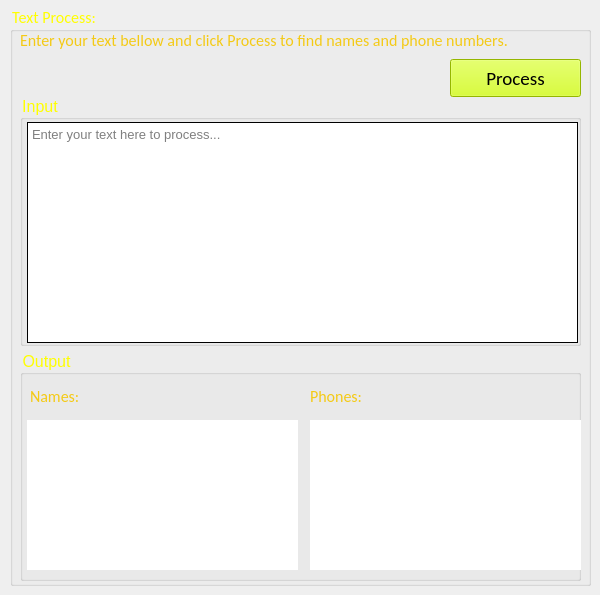
    <widget class="QWidget" name="tab_Process">
     <attribute name="title">
      <string>Identifier</string>
     </attribute>
     <widget class="QGroupBox" name="groupBox_Tools_4">
      <property name="geometry">
       <rect>
        <x>10</x>
        <y>5</y>
        <width>581</width>
        <height>581</height>
       </rect>
      </property>
      <property name="font">
       <font>
        <family>Calibri</family>
        <pointsize>12</pointsize>
        <weight>50</weight>
        <bold>false</bold>
       </font>
      </property>
      <property name="styleSheet">
       <string notr="true">color:yellow</string>
      </property>
      <property name="title">
       <string>Text Process:</string>
      </property>
      <widget class="QLabel" name="Label_4">
       <property name="geometry">
        <rect>
         <x>10</x>
         <y>20</y>
         <width>561</width>
         <height>31</height>
        </rect>
       </property>
       <property name="sizePolicy">
        <sizepolicy hsizetype="Expanding" vsizetype="Expanding">
         <horstretch>0</horstretch>
         <verstretch>0</verstretch>
        </sizepolicy>
       </property>
       <property name="font">
        <font>
         <family>Calibri</family>
         <pointsize>12</pointsize>
         <weight>50</weight>
         <bold>false</bold>
         <stylestrategy>PreferDefault</stylestrategy>
         <kerning>true</kerning>
        </font>
       </property>
       <property name="contextMenuPolicy">
        <enum>Qt::DefaultContextMenu</enum>
       </property>
       <property name="statusTip">
        <string/>
       </property>
       <property name="styleSheet">
        <string notr="true">color:#F4CA16</string>
       </property>
       <property name="frameShape">
        <enum>QFrame::NoFrame</enum>
       </property>
       <property name="text">
        <string>Enter your text bellow and click Process to find names and phone numbers.</string>
       </property>
       <property name="textFormat">
        <enum>Qt::AutoText</enum>
       </property>
       <property name="alignment">
        <set>Qt::AlignLeading|Qt::AlignLeft|Qt::AlignVCenter</set>
       </property>
       <property name="wordWrap">
        <bool>true</bool>
       </property>
      </widget>
      <widget class="QGroupBox" name="groupBox_input">
       <property name="geometry">
        <rect>
         <x>10</x>
         <y>90</y>
         <width>561</width>
         <height>251</height>
        </rect>
       </property>
       <property name="font">
        <font>
         <pointsize>12</pointsize>
        </font>
       </property>
       <property name="title">
        <string>Input</string>
       </property>
       <property name="flat">
        <bool>true</bool>
       </property>
       <widget class="QTextEdit" name="textEdit">
        <property name="geometry">
         <rect>
          <x>7</x>
          <y>27</y>
          <width>551</width>
          <height>221</height>
         </rect>
        </property>
        <property name="font">
         <font>
          <pointsize>10</pointsize>
         </font>
        </property>
        <property name="statusTip">
         <string>Text To Encode</string>
        </property>
        <property name="styleSheet">
         <string notr="true">background-color:white;color:black</string>
        </property>
        <property name="frameShape">
         <enum>QFrame::Box</enum>
        </property>
        <property name="frameShadow">
         <enum>QFrame::Plain</enum>
        </property>
        <property name="verticalScrollBarPolicy">
         <enum>Qt::ScrollBarAlwaysOff</enum>
        </property>
        <property name="horizontalScrollBarPolicy">
         <enum>Qt::ScrollBarAlwaysOff</enum>
        </property>
        <property name="sizeAdjustPolicy">
         <enum>QAbstractScrollArea::AdjustToContents</enum>
        </property>
        <property name="documentTitle">
         <string/>
        </property>
        <property name="lineWrapMode">
         <enum>QTextEdit::WidgetWidth</enum>
        </property>
        <property name="markdown">
         <string/>
        </property>
        <property name="html">
         <string>&lt;!DOCTYPE HTML PUBLIC &quot;-//W3C//DTD HTML 4.0//EN&quot; &quot;http://www.w3.org/TR/REC-html40/strict.dtd&quot;&gt;
&lt;html&gt;&lt;head&gt;&lt;meta name=&quot;qrichtext&quot; content=&quot;1&quot; /&gt;&lt;style type=&quot;text/css&quot;&gt;
p, li { white-space: pre-wrap; }
&lt;/style&gt;&lt;/head&gt;&lt;body style=&quot; font-family:'MS Shell Dlg 2'; font-size:10pt; font-weight:400; font-style:normal;&quot;&gt;
&lt;p style=&quot;-qt-paragraph-type:empty; margin-top:0px; margin-bottom:0px; margin-left:0px; margin-right:0px; -qt-block-indent:0; text-indent:0px;&quot;&gt;&lt;br /&gt;&lt;/p&gt;&lt;/body&gt;&lt;/html&gt;</string>
        </property>
        <property name="placeholderText">
         <string>Enter your text here to process...</string>
        </property>
       </widget>
      </widget>
      <widget class="QPushButton" name="Button_process">
       <property name="geometry">
        <rect>
         <x>440</x>
         <y>54</y>
         <width>131</width>
         <height>38</height>
        </rect>
       </property>
       <property name="font">
        <font>
         <family>Calibri</family>
         <pointsize>14</pointsize>
        </font>
       </property>
       <property name="cursor">
        <cursorShape>PointingHandCursor</cursorShape>
       </property>
       <property name="toolTip">
        <string>Shortcut : Enter</string>
       </property>
       <property name="statusTip">
        <string>Click to Go</string>
       </property>
       <property name="whatsThis">
        <string/>
       </property>
       <property name="styleSheet">
        <string notr="true">background-color :#D0FF00; color: black</string>
       </property>
       <property name="text">
        <string>Process</string>
       </property>
      </widget>
      <widget class="QGroupBox" name="groupBox_output">
       <property name="geometry">
        <rect>
         <x>10</x>
         <y>345</y>
         <width>561</width>
         <height>231</height>
        </rect>
       </property>
       <property name="font">
        <font>
         <pointsize>12</pointsize>
        </font>
       </property>
       <property name="title">
        <string>Output</string>
       </property>
       <property name="flat">
        <bool>true</bool>
       </property>
       <widget class="QTextBrowser" name="textBrowser_names">
        <property name="geometry">
         <rect>
          <x>7</x>
          <y>70</y>
          <width>271</width>
          <height>150</height>
         </rect>
        </property>
        <property name="font">
         <font>
          <pointsize>-1</pointsize>
         </font>
        </property>
        <property name="cursor" stdset="0">
         <cursorShape>IBeamCursor</cursorShape>
        </property>
        <property name="statusTip">
         <string>Result</string>
        </property>
        <property name="styleSheet">
         <string notr="true">color:white ; align:&quot;center&quot;;font-size:14px;backgroundcolor:white;</string>
        </property>
        <property name="frameShape">
         <enum>QFrame::Box</enum>
        </property>
        <property name="frameShadow">
         <enum>QFrame::Plain</enum>
        </property>
        <property name="html">
         <string>&lt;!DOCTYPE HTML PUBLIC &quot;-//W3C//DTD HTML 4.0//EN&quot; &quot;http://www.w3.org/TR/REC-html40/strict.dtd&quot;&gt;
&lt;html&gt;&lt;head&gt;&lt;meta name=&quot;qrichtext&quot; content=&quot;1&quot; /&gt;&lt;style type=&quot;text/css&quot;&gt;
p, li { white-space: pre-wrap; }
&lt;/style&gt;&lt;/head&gt;&lt;body style=&quot; font-family:'MS Shell Dlg 2'; font-size:14px; font-weight:400; font-style:normal;&quot;&gt;
&lt;p align=&quot;center&quot; style=&quot;-qt-paragraph-type:empty; margin-top:0px; margin-bottom:0px; margin-left:0px; margin-right:0px; -qt-block-indent:0; text-indent:0px;&quot;&gt;&lt;br /&gt;&lt;/p&gt;&lt;/body&gt;&lt;/html&gt;</string>
        </property>
        <property name="textInteractionFlags">
         <set>Qt::TextBrowserInteraction</set>
        </property>
        <property name="placeholderText">
         <string>Processed text would be here...</string>
        </property>
       </widget>
       <widget class="QTextBrowser" name="textBrowser_phones">
        <property name="geometry">
         <rect>
          <x>290</x>
          <y>70</y>
          <width>271</width>
          <height>150</height>
         </rect>
        </property>
        <property name="font">
         <font>
          <pointsize>-1</pointsize>
         </font>
        </property>
        <property name="cursor" stdset="0">
         <cursorShape>IBeamCursor</cursorShape>
        </property>
        <property name="statusTip">
         <string>Result</string>
        </property>
        <property name="styleSheet">
         <string notr="true">color:white ; align:&quot;center&quot;;font-size:14px;backgroundcolor:white;</string>
        </property>
        <property name="frameShape">
         <enum>QFrame::Box</enum>
        </property>
        <property name="frameShadow">
         <enum>QFrame::Plain</enum>
        </property>
        <property name="html">
         <string>&lt;!DOCTYPE HTML PUBLIC &quot;-//W3C//DTD HTML 4.0//EN&quot; &quot;http://www.w3.org/TR/REC-html40/strict.dtd&quot;&gt;
&lt;html&gt;&lt;head&gt;&lt;meta name=&quot;qrichtext&quot; content=&quot;1&quot; /&gt;&lt;style type=&quot;text/css&quot;&gt;
p, li { white-space: pre-wrap; }
&lt;/style&gt;&lt;/head&gt;&lt;body style=&quot; font-family:'MS Shell Dlg 2'; font-size:14px; font-weight:400; font-style:normal;&quot;&gt;
&lt;p align=&quot;center&quot; style=&quot;-qt-paragraph-type:empty; margin-top:0px; margin-bottom:0px; margin-left:0px; margin-right:0px; -qt-block-indent:0; text-indent:0px;&quot;&gt;&lt;br /&gt;&lt;/p&gt;&lt;/body&gt;&lt;/html&gt;</string>
        </property>
        <property name="textInteractionFlags">
         <set>Qt::TextBrowserInteraction</set>
        </property>
        <property name="placeholderText">
         <string>Processed text would be here...</string>
        </property>
       </widget>
       <widget class="QLabel" name="Label_Names">
        <property name="geometry">
         <rect>
          <x>10</x>
          <y>36</y>
          <width>71</width>
          <height>21</height>
         </rect>
        </property>
        <property name="sizePolicy">
         <sizepolicy hsizetype="Expanding" vsizetype="Expanding">
          <horstretch>0</horstretch>
          <verstretch>0</verstretch>
         </sizepolicy>
        </property>
        <property name="font">
         <font>
          <family>Calibri</family>
          <pointsize>12</pointsize>
          <weight>50</weight>
          <bold>false</bold>
          <stylestrategy>PreferDefault</stylestrategy>
          <kerning>true</kerning>
         </font>
        </property>
        <property name="contextMenuPolicy">
         <enum>Qt::DefaultContextMenu</enum>
        </property>
        <property name="statusTip">
         <string/>
        </property>
        <property name="styleSheet">
         <string notr="true">color:#F4CA16</string>
        </property>
        <property name="frameShape">
         <enum>QFrame::NoFrame</enum>
        </property>
        <property name="text">
         <string>Names:</string>
        </property>
        <property name="textFormat">
         <enum>Qt::AutoText</enum>
        </property>
        <property name="alignment">
         <set>Qt::AlignLeading|Qt::AlignLeft|Qt::AlignVCenter</set>
        </property>
        <property name="wordWrap">
         <bool>true</bool>
        </property>
       </widget>
       <widget class="QLabel" name="Label_Phones">
        <property name="geometry">
         <rect>
          <x>290</x>
          <y>36</y>
          <width>71</width>
          <height>21</height>
         </rect>
        </property>
        <property name="sizePolicy">
         <sizepolicy hsizetype="Expanding" vsizetype="Expanding">
          <horstretch>0</horstretch>
          <verstretch>0</verstretch>
         </sizepolicy>
        </property>
        <property name="font">
         <font>
          <family>Calibri</family>
          <pointsize>12</pointsize>
          <weight>50</weight>
          <bold>false</bold>
          <stylestrategy>PreferDefault</stylestrategy>
          <kerning>true</kerning>
         </font>
        </property>
        <property name="contextMenuPolicy">
         <enum>Qt::DefaultContextMenu</enum>
        </property>
        <property name="statusTip">
         <string/>
        </property>
        <property name="styleSheet">
         <string notr="true">color:#F4CA16</string>
        </property>
        <property name="frameShape">
         <enum>QFrame::NoFrame</enum>
        </property>
        <property name="text">
         <string>Phones:</string>
        </property>
        <property name="textFormat">
         <enum>Qt::AutoText</enum>
        </property>
        <property name="alignment">
         <set>Qt::AlignLeading|Qt::AlignLeft|Qt::AlignVCenter</set>
        </property>
        <property name="wordWrap">
         <bool>true</bool>
        </property>
       </widget>
      </widget>
     </widget>
    </widget>
